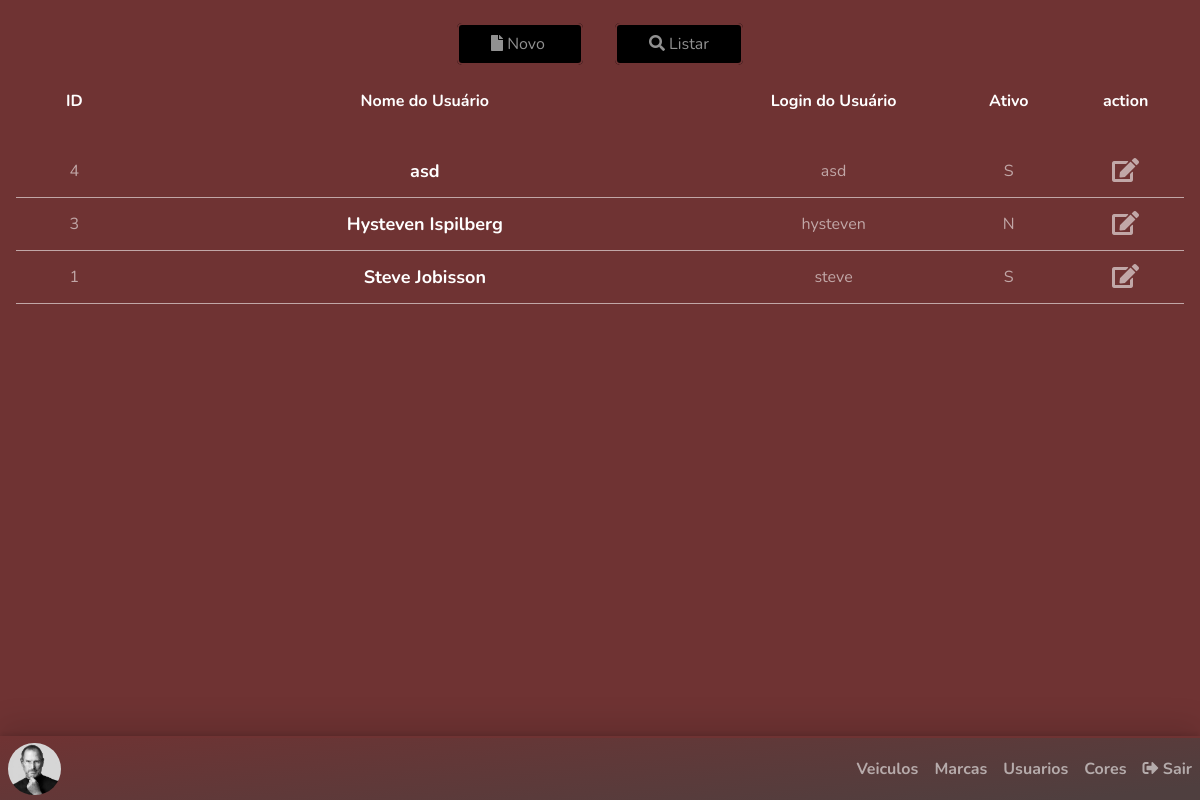
Page /private/admin/listar/usuarios (signed in) on the earlier database version.
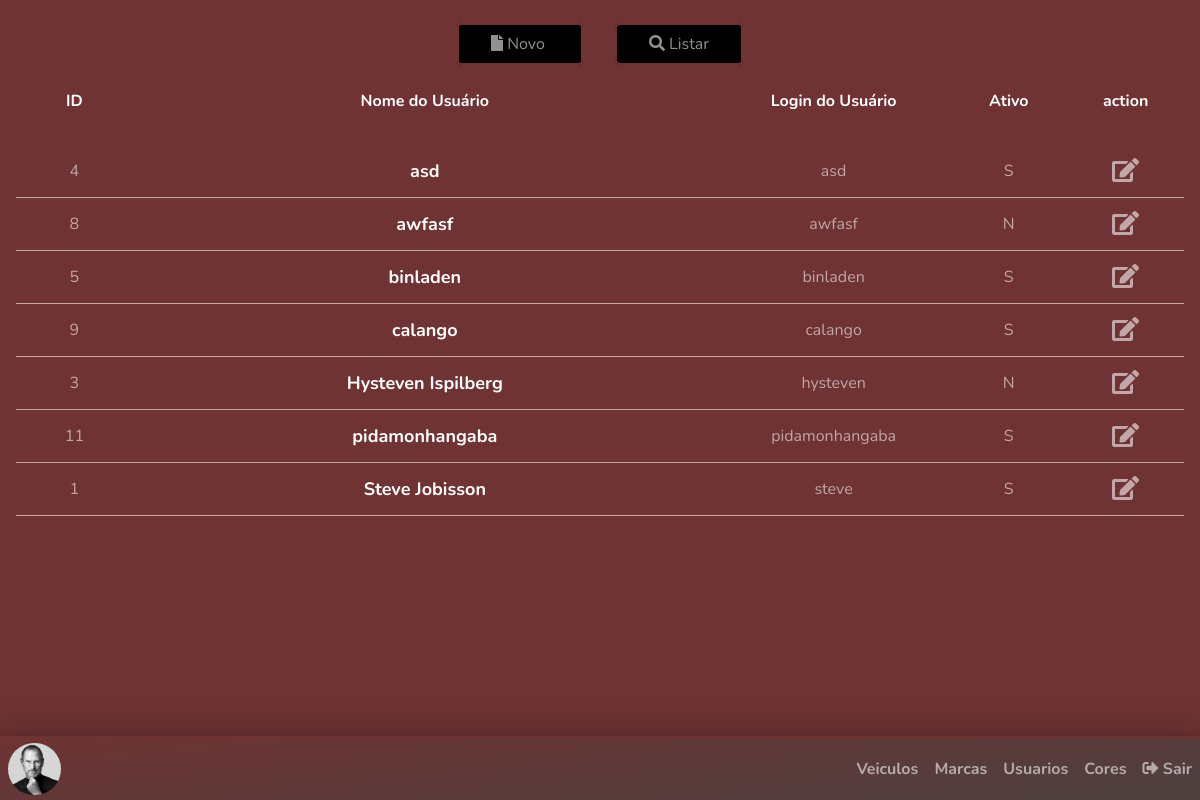
Same page on the later database version.
### tables this page shows
CREATE TABLE `usuario` (
  `id` int(11) NOT NULL,
  `nome` varchar(100) NOT NULL,
  `email` varchar(100) NOT NULL,
  `login` varchar(20) NOT NULL,
  `senha` varchar(150) NOT NULL,
  `foto` varchar(30) NOT NULL,
  `tipo_id` int(11) NOT NULL,
  `ativo` char(1) NOT NULL
);

### private/admin/listar/usuarios.php (the view, shortened to what this page needs)
<div class="listagem-usuarios">
    <div class="listagem-usuarios__header">
        <div class="listagem-usuarios__header--control">
        	<a href="cadastros/usuarios" class="listagem-usuarios__header--button">
        		<i class="fas fa-file"></i> Novo
        	</a>
        	<a href="listar/usuarios" class="listagem-usuarios__header--button">
        		<i class="fas fa-search"></i> Listar
        	</a>
        </div>
    </div>
    <div class="listagem-usuarios__container">
        <table class="listagem-usuarios__container--table">
            <thead class="listagem-usuarios__container--table-h">
                <tr>
                    <td width="10%">ID</td>
                    <td width="50%">Nome do Usuário</td>
                    <td width="20%">Login do Usuário</td>
                    <td width="10%">Ativo</td>
                    <td width="10%">action</td>
                </tr>
            </thead>
            <tbody  class="listagem-usuarios__container--table-b">
                <?php
                    $sql = "select * from usuario order by nome";
                    $consulta = $pdo->prepare($sql);
                    $consulta->execute();
                    while ( $dados = $consulta->fetch(PDO::FETCH_OBJ) ){
                        ?>
                        <tr>
                            <td><?=$dados->id?></td>
                            <td class="listagem-usuarios__container--table--destaque"><?=$dados->nome?></td>
                            <td><?=$dados->login?></td>
                            <td><?=$dados->ativo?></td>
                            <td>
                                <a href="cadastros/usuarios/<?=$dados->id?>" class="listagem-usuarios__container--table--button">
                                    <i class="fas fa-edit"></i>
                                </a>
                            </td>
                        </tr>
                        <?php
                    }
                ?>
            </tbody>
        </table>
    </div>
</div>

### private/admin/index.php (shortened to what this page needs)
<!DOCTYPE html>
<html lang="pt-br">
<head>
    <link href="vendor/fontawesome-free/css/all.min.css" rel="stylesheet" type="text/css">
    <link href="vendor/datatables/dataTables.bootstrap4.min.css" rel="stylesheet" type="text/css">
    <link href="css/sb-admin-2.min.css" rel="stylesheet">
    <link rel="stylesheet" type="text/css" href="css/style.css">
    <link rel="stylesheet" type="text/css" href="css/lightbox.min.css">
    <link rel="stylesheet" type="text/css" href="vendor/summernote/summernote.min.css">
    <link rel="stylesheet" type="text/css" href="vendor/summernote/summernote-bs4.min.css">
    <link rel="stylesheet" type="text/css" href="css/sweetalert2.min.css">
    <link rel="stylesheet" type="text/css" href="css/theme.min.css">
</head>
<body id="page-top">
    <?php
    if ( !isset ( $_SESSION["admin"]["id"] ) ) {
        include "paginas/login.php";
    } else {
        include "main-menu.php";
        $pagina = "./listar/veiculos.php";
        if ( isset ( $_GET['param'] ) ) {
            $param = trim ( $_GET['param'] );
            $param = explode("/", $param);
            $pasta = $param[0];
            $arquivo = $param[1];
            $pagina = "{$pasta}/{$arquivo}.php";
        }
        if ( file_exists( $pagina ) ) include $pagina;
        else include "paginas/erro.php";
    }
    ?>
</body>
</html>

### private/admin/main-menu.php (shortened to what this page needs)
<div id="wrapper">
    <div id="content-wrapper" class="d-flex flex-column">
        <div id="content">
            <div class="main-menu">
                <div class="main-menu__item left">
                    <img class="main-menu__item--img" src="<?="../arquivos/".$_SESSION['admin']['foto']."p.jpg"?>">
                </div>
                <div class="main-menu__item">
                    <a class="main-menu__item--link" href="./listar/veiculos">
                        Veiculos
                    </a>
                </div>
                <div class="main-menu__item">
                    <a class="main-menu__item--link" href="./listar/marcas">
                        Marcas
                    </a>
                </div>
                <div class="main-menu__item">
                    <a class="main-menu__item--link" href="./listar/usuarios">
                        Usuarios
                    </a>
                </div>
                <div class="main-menu__item">
                    <a class="main-menu__item--link" href="./listar/cores">
                        Cores
                    </a>
                </div>
                <div class="main-menu__item">
                    <a class="main-menu__item--link"href="sair.php">
                        <i class="fas fa-sign-out-alt"></i>
                        Sair
                    </a>
                </div>
            </div>
            <div class="container-fluid">

### private/admin/css/style.css (style rules this page uses)
thead { background: #F9f9f9; font-weight: bold; }

Differences in the rows shown:
added usuario: id "8", nome "awfasf", login "awfasf", ativo "N"
added usuario: id "5", nome "binladen", login "binladen", ativo "S"
added usuario: id "9", nome "calango", login "calango", ativo "S"
added usuario: id "11", nome "pidamonhangaba", login "pidamonhangaba", ativo "S"
